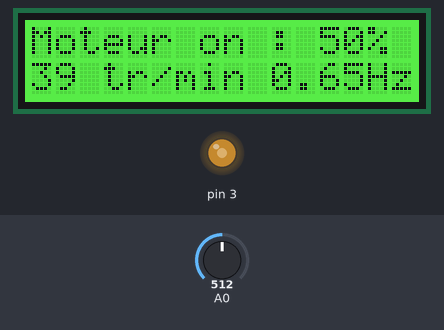
A sketch run on a simulated Arduino Uno, built with avr-gcc and run on an emulated ATmega328P. Parts: 16×2 character LCD, output pins drawn as LEDs (lit = HIGH). The inputs (shaded band) are chosen by the test bench; at power-on: A0 = 512.

Above: at 1.2 s.
1.3 s: A0 set to 13
At 2.6 s:
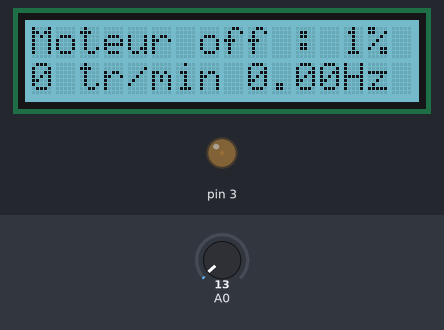
4.3 s: A0 set to 716
At 5.7 s:
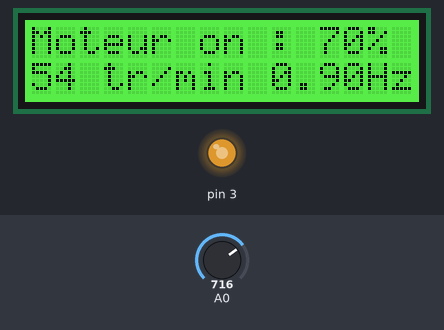
7.3 s: A0 set to 0
At 8.3 s:
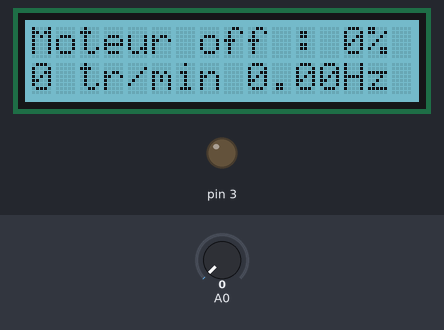
10.3 s: A0 set to 900
At 11.4 s:
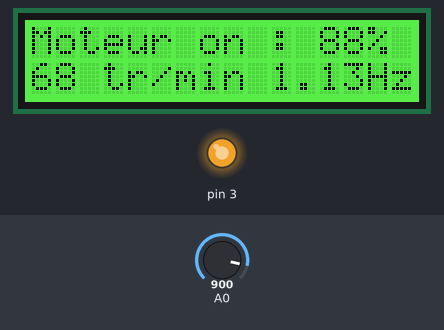
13.3 s: A0 set to 13
At 14.1 s:
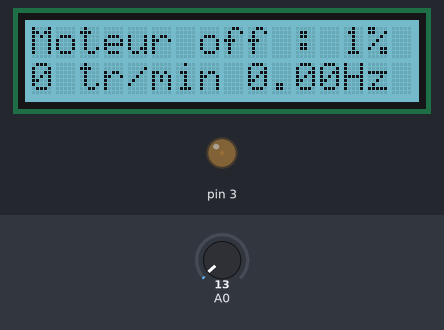
16.3 s: A0 set to 122
At 17.2 s:
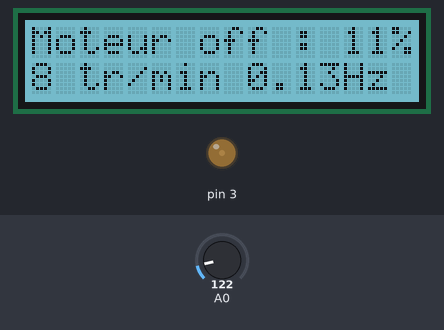
Timing chart, 0 to 19.3 s (numbered marks = the images above; inputs shaded):
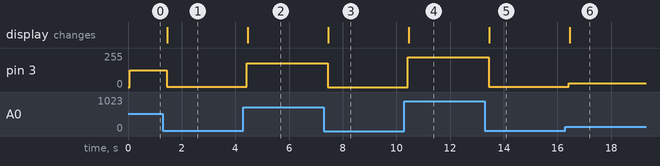

Measured:
- after the input at 1.3 s, pin 3: 127/255 → 3/255 after 0.13 s; the display: changes after 0.17 s (image 1)
- after the input at 4.3 s, pin 3: 3/255 → 178/255 after 0.12 s; the display: changes after 0.16 s (image 2)
- after the input at 7.3 s, pin 3: 178/255 → 0/255 after 0.13 s; the display: changes after 0.17 s (image 3)
- after the input at 10.3 s, pin 3: 0/255 → 224/255 after 0.12 s; the display: changes after 0.16 s (image 4)
- after the input at 13.3 s, pin 3: 224/255 → 3/255 after 0.13 s; the display: changes after 0.17 s (image 5)
- after the input at 16.3 s, pin 3: 3/255 → 30/255 after 0.12 s; the display: changes after 0.16 s (image 6)

The sketch:

test_avec_lcd.ino
```cpp
int i=0;
int f=0;
int r=0;
int c=0;
float n=0;
#include <Wire.h>

#include "rgb_lcd.h"

rgb_lcd lcd;
void setup() {
  pinMode(3, OUTPUT);
  pinMode(A0, INPUT);
  lcd.begin(16, 2);
  lcd.setRGB(0, 255, 0);

}

void loop() {
  lcd.clear();
  f=analogRead(A0);
  i=map(f,0,1023,0,255 );
  r=map(i,0,254,0,100);
  c=(r*78)/100;
  analogWrite(3, i);

  if (r<23) {
  lcd.clear();
  lcd.setRGB(75, 169, 190);
  lcd.print("Moteur off : ");
  lcd.print(r);
  lcd.print("%");
  lcd.setCursor(0, 1);
  lcd.print(c);
  lcd.print(" tr/min ");
  n=c/60.00;
  lcd.print(n);
  lcd.print("Hz");
  lcd.setCursor(0, 2);
  delay(100);
  }
  else {
  lcd.clear();
  lcd.setRGB(36, 235, 15);
  lcd.print("Moteur on : ");
  lcd.print(r);
  lcd.print("%");
  lcd.setCursor(0, 1);
  lcd.print(c);
  lcd.print(" tr/min ");
  n=c/60.00;
  lcd.print(n);
  lcd.print("Hz");
  lcd.setCursor(0, 2);
  delay(100);
  }
}
```
